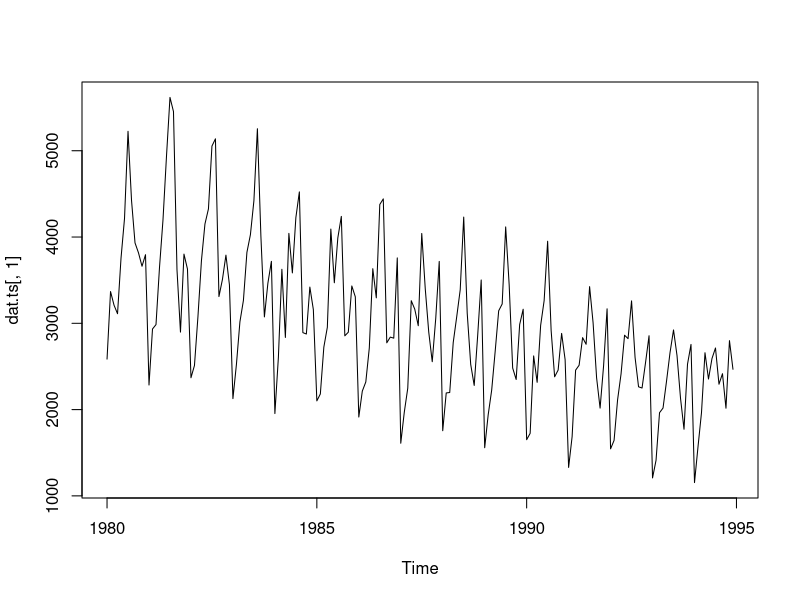
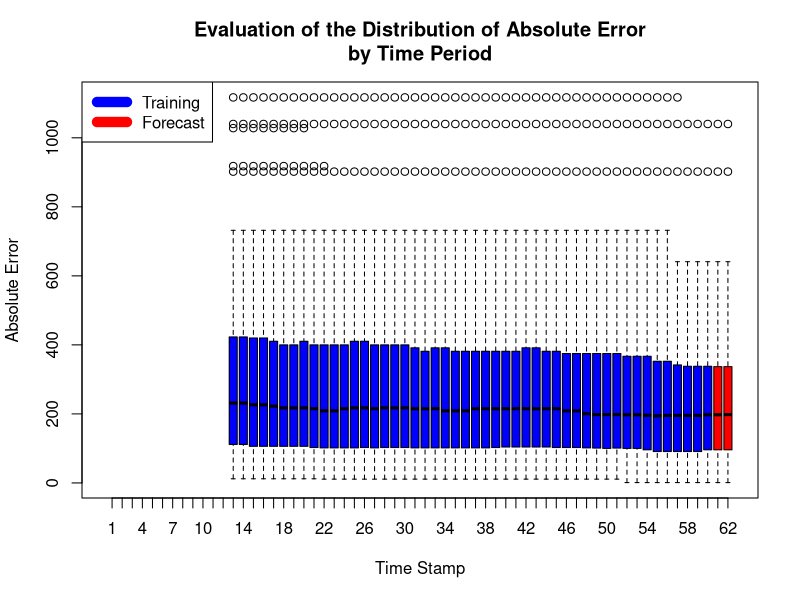

Reproduce these figures in R, in order. (Note: this script raises an error after producing the figures.)
## ---- chunk 1
library(forecast)
## ---- chunk 2
dat <- read.csv('AustralianWines.csv', colClasses=c("character",rep("numeric",6)),na.strings="*")

dat.ts <- ts(dat[,-1],start=c(1980,1),frequency=12)

plot(dat.ts[,1])

## ---- chunk 3
k <- 60 
n <- length(dat.ts[,1])
forecast.mae <- matrix(NA,n-k,2)
train.mae <- matrix(NA,n-k,60)
forecast.dat <- matrix(NA,n-k,2)
st <- tsp(dat.ts[,1])[1]+(k-2)/12
 
for(i in 1:(n-k))
{
  xshort <- window(dat.ts[,1], start=st+(i-59)/12, end=st + i/12)
  xnext <- window(dat.ts[,1], start=st + (i+1)/12, end=st + (i+2)/12)
  fit1 <- snaive(xshort,2)
  fcast1 <- fit1$mean
  forecast.mae[i,1:length(xnext)] <- abs(fit1[['mean']]-xnext)
  train.mae[i,1:length(xshort)] <-abs(fit1[['residuals']])
  print(i)
  forecast.dat[i,1:length(xnext)] <- fit1[['mean']]-xnext
}
 
boxplot(cbind(train.mae,forecast.mae),col=c(rep("blue",60),rep("red",2)),
        main="Evaluation of the Distribution of Absolute Error\nby Time Period", xlab="Time Stamp", ylab="Absolute Error")
legend("topleft",legend=c("Training","Forecast"),col=c("blue","red"),lty=1,lwd=10)
## ---- chunk 4
snaive(dat.ts,2)[['mean']][1] + quantile(forecast.dat[,1],probs = c(.1,.9),na.rm=T)
snaive(dat.ts,2)[['mean']][2] + quantile(forecast.dat[,2],probs = c(.1,.9),na.rm=T)
## ---- chunk 5
dat.ts.diff <- diff(dat.ts)
dat.ts.diff2 <- diff(dat.ts.diff,lag = 12)
jpeg('wines-diff.jpg')
plot(dat.ts.diff2)
dev.off()
## ---- chunk 6
library(zoo)
fortif.diff <- dat.ts.diff[,1]
myxi <- ts(fortif.diff[13:length(fortif.diff)],start=c(1981,1),frequency=12)
mysi <- ts(diff(dat.ts[,1],lag=12)[12:length(diff(dat.ts[,1],lag=12))],start=c(1981,2),frequency = 12)

myma <- rollmean(fortif.diff, k=12, align="right")
ma.pred <- ts(c(fortif.diff,rep(tail(myma,1),2)),start=c(1980,1),frequency=12)

undiff1 <- diffinv(ma.pred,lag=12,xi=mysi)
undiff2 <- diffinv(undiff1,lag=1,xi=myxi)
